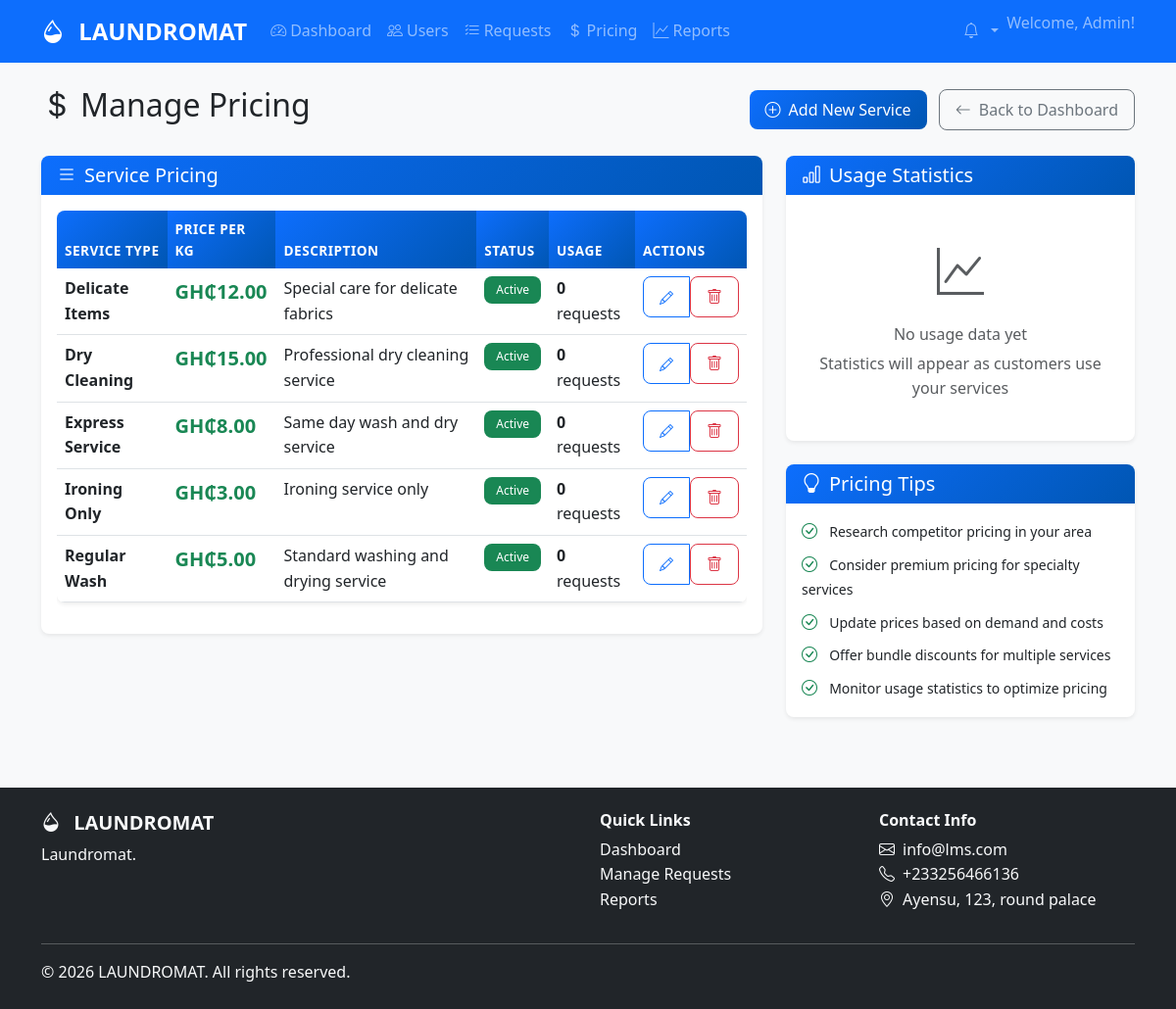
/archive/legacy-php-system/lms/admin/pricing.php (signed in), run on the app's committed database.
### tables this page shows
CREATE TABLE laundry_pricing (
    id INT AUTO_INCREMENT PRIMARY KEY,
    service_type VARCHAR(100) NOT NULL,
    price_per_kg DECIMAL(10,2) NOT NULL,
    description TEXT,
    status ENUM('active', 'inactive') DEFAULT 'active',
    created_at TIMESTAMP DEFAULT CURRENT_TIMESTAMP,
    updated_at TIMESTAMP DEFAULT CURRENT_TIMESTAMP ON UPDATE CURRENT_TIMESTAMP
);

CREATE TABLE system_settings (
    id INT AUTO_INCREMENT PRIMARY KEY,
    setting_key VARCHAR(100) UNIQUE NOT NULL,
    setting_value TEXT NOT NULL,
    description TEXT,
    updated_at TIMESTAMP DEFAULT CURRENT_TIMESTAMP ON UPDATE CURRENT_TIMESTAMP
);

### archive/legacy-php-system/lms/includes/functions.php (called while the page is built, shortened)
<?php
function is_logged_in() {
    return isset($_SESSION['user_id']) && !empty($_SESSION['user_id']);
}
function is_admin() {
    return isset($_SESSION['user_type']) && $_SESSION['user_type'] === 'admin';
}
function format_currency($amount) {
    return 'GH₵' . number_format($amount, 2);
}
function get_status_badge_class($status) {
    $classes = [
        'pending' => 'bg-warning',
        'accepted' => 'bg-info',
        'picked_up' => 'bg-primary',
        'in_process' => 'bg-secondary',
        'ready' => 'bg-success',
        'delivered' => 'bg-success',
        'cancelled' => 'bg-danger',
        'active' => 'bg-success',
        'inactive' => 'bg-secondary'
    ];
    return $classes[$status] ?? 'bg-secondary';
}
function get_setting($key, $default = '') {
    global $pdo;
    try {
        $stmt = $pdo->prepare("SELECT setting_value FROM system_settings WHERE setting_key = ?");
        $stmt->execute([$key]);
        $result = $stmt->fetch();
        return $result ? $result['setting_value'] : $default;
    } catch (PDOException $e) {
        error_log("Setting retrieval error: " . $e->getMessage());
        return $default;
    }
}
?>

### archive/legacy-php-system/lms/admin/pricing.php (the view, shortened to what this page needs)
<?php
require_once '../config/config.php';
try {
    $stmt = $pdo->prepare("SELECT * FROM laundry_pricing ORDER BY service_type ASC");
    $stmt->execute();
    $pricing_list = $stmt->fetchAll();
    $stmt = $pdo->prepare("
        SELECT lp.service_type, COUNT(lr.id) as usage_count, SUM(lr.total_amount) as total_revenue
        FROM laundry_pricing lp
        LEFT JOIN laundry_requests lr ON lp.service_type = lr.laundry_type
        GROUP BY lp.service_type
        ORDER BY usage_count DESC
    ");
    $stmt->execute();
    $usage_stats = $stmt->fetchAll();
} catch (PDOException $e) {
    error_log("Pricing fetch error: " . $e->getMessage());
    $pricing_list = [];
    $usage_stats = [];
}
include '../includes/header.php';
?>
<div class="d-flex justify-content-between align-items-center mb-4">
    <h2>
        <i class="bi bi-currency-dollar me-2"></i>Manage Pricing
    </h2>
    <div>
        <button type="button" class="btn btn-primary me-2" data-bs-toggle="modal" data-bs-target="#pricingModal">
            <i class="bi bi-plus-circle me-2"></i>Add New Service
        </button>
        <a href="dashboard.php" class="btn btn-outline-secondary">
            <i class="bi bi-arrow-left me-2"></i>Back to Dashboard
        </a>
    </div>
</div>
<div class="row g-4">
    <div class="col-lg-8">
        <div class="card">
            <div class="card-header">
                <h5 class="mb-0">
                    <i class="bi bi-list me-2"></i>Service Pricing
                </h5>
            </div>
            <div class="card-body">
                <?php if (empty($pricing_list)): ?>
                    <div class="text-center py-5">
                        <i class="bi bi-currency-dollar text-muted" style="font-size: 4rem;"></i>
                        <h4 class="text-muted mt-3">No pricing configured</h4>
                        <p class="text-muted">Add your first service pricing to get started</p>
                        <button type="button" class="btn btn-primary" data-bs-toggle="modal" data-bs-target="#pricingModal">
                            <i class="bi bi-plus-circle me-2"></i>Add Service Pricing
                        </button>
                    </div>
                <?php else: ?>
                    <div class="table-responsive">
                        <table class="table table-hover">
                            <thead>
                                <tr>
                                    <th>Service Type</th>
                                    <th>Price per KG</th>
                                    <th>Description</th>
                                    <th>Status</th>
                                    <th>Usage</th>
                                    <th>Actions</th>
                                </tr>
                            </thead>
                            <tbody>
                                <?php foreach ($pricing_list as $pricing): ?>
                                    <?php
                                    $usage = array_filter($usage_stats, function($stat) use ($pricing) {
                                        return $stat['service_type'] === $pricing['service_type'];
                                    });
                                    $usage = reset($usage);
                                    $usage_count = $usage ? $usage['usage_count'] : 0;
                                    ?>
                                    <tr>
                                        <td>
                                            <strong><?php echo htmlspecialchars($pricing['service_type']); ?></strong>
                                        </td>
                                        <td>
                                            <span class="fs-5 fw-bold text-success">
                                                <?php echo format_currency($pricing['price_per_kg']); ?>
                                            </span>
                                        </td>
                                        <td>
                                            <?php echo htmlspecialchars($pricing['description'] ?: 'No description'); ?>
                                        </td>
                                        <td>
                                            <span class="badge <?php echo get_status_badge_class($pricing['status']); ?>">
                                                <?php echo ucfirst($pricing['status']); ?>
                                            </span>
                                        </td>
                                        <td>
                                            <div>
                                                <strong><?php echo $usage_count; ?></strong> requests
                                            </div>
                                        </td>
                                        <td>
                                            <div class="btn-group btn-group-sm">
                                                <button type="button" class="btn btn-outline-primary"
                                                        data-bs-toggle="modal"
                                                        data-bs-target="#pricingModal"
                                                        data-pricing-id="<?php echo $pricing['id']; ?>"
                                                        data-service-type="<?php echo htmlspecialchars($pricing['service_type']); ?>"
                                                        data-price="<?php echo $pricing['price_per_kg']; ?>"
                                                        data-description="<?php echo htmlspecialchars($pricing['description']); ?>"
                                                        data-status="<?php echo $pricing['status']; ?>"
                                                        title="Edit">
                                                    <i class="bi bi-pencil"></i>
                                                </button>
                                                <?php if ($usage_count == 0): ?>
                                                    <form method="POST" class="d-inline">
                                                        <button type="submit" class="btn btn-outline-danger"
                                                                onclick="return confirm('Are you sure you want to delete this pricing?')"
                                                                title="Delete">
                                                            <i class="bi bi-trash"></i>
                                                        </button>
                                                    </form>
                                                <?php endif; ?>
                                            </div>
                                        </td>
                                    </tr>
                                <?php endforeach; ?>
                            </tbody>
                        </table>
                    </div>
                <?php endif; ?>
            </div>
        </div>
    </div>
    <div class="col-lg-4">
        <div class="card">
            <div class="card-header">
                <h5 class="mb-0">
                    <i class="bi bi-bar-chart me-2"></i>Usage Statistics
                </h5>
            </div>
            <div class="card-body">
                <?php if (empty($usage_stats) || array_sum(array_column($usage_stats, 'usage_count')) == 0): ?>
                    <div class="text-center py-4">
                        <i class="bi bi-graph-up text-muted" style="font-size: 3rem;"></i>
                        <h6 class="text-muted mt-3">No usage data yet</h6>
                        <p class="text-muted mb-0">Statistics will appear as customers use your services</p>
                    </div>
                <?php endif; ?>
            </div>
        </div>
        <div class="card mt-4">
            <div class="card-header">
                <h5 class="mb-0">
                    <i class="bi bi-lightbulb me-2"></i>Pricing Tips
                </h5>
            </div>
            <div class="card-body">
                <ul class="list-unstyled mb-0">
                    <li class="mb-2">
                        <i class="bi bi-check-circle text-success me-2"></i>
                        <small>Research competitor pricing in your area</small>
                    </li>
                    <li class="mb-2">
                        <i class="bi bi-check-circle text-success me-2"></i>
                        <small>Consider premium pricing for specialty services</small>
                    </li>
                    <li class="mb-2">
                        <i class="bi bi-check-circle text-success me-2"></i>
                        <small>Update prices based on demand and costs</small>
                    </li>
                    <li class="mb-2">
                        <i class="bi bi-check-circle text-success me-2"></i>
                        <small>Offer bundle discounts for multiple services</small>
                    </li>
                    <li>
                        <i class="bi bi-check-circle text-success me-2"></i>
                        <small>Monitor usage statistics to optimize pricing</small>
                    </li>
                </ul>
            </div>
        </div>
    </div>
</div>
<?php include '../includes/footer.php'; ?>

### archive/legacy-php-system/lms/includes/footer.php (shortened to what this page needs)
        </div>
    </main>
    <footer class="bg-dark text-light py-4 mt-5">
        <div class="container">
            <div class="row">
                <div class="col-md-6">
                    <h5 class="fw-bold">
                        <i class="bi bi-droplet-half me-2"></i>
                        <?php echo APP_NAME; ?>
                    </h5>
                    <p class="mb-0">Laundromat.</p>
                </div>
                <div class="col-md-3">
                    <h6 class="fw-bold">Quick Links</h6>
                    <ul class="list-unstyled">
                        <?php if (is_logged_in()): ?>
                            <?php if (is_admin()): ?>
                                <li><a href="<?php echo APP_URL; ?>/admin/dashboard.php" class="text-light text-decoration-none">Dashboard</a></li>
                                <li><a href="<?php echo APP_URL; ?>/admin/requests.php" class="text-light text-decoration-none">Manage Requests</a></li>
                                <li><a href="<?php echo APP_URL; ?>/admin/reports.php" class="text-light text-decoration-none">Reports</a></li>
                            <?php endif; ?>
                        <?php else: ?>
                            <li><a href="<?php echo APP_URL; ?>/login.php" class="text-light text-decoration-none">Login</a></li>
                            <li><a href="<?php echo APP_URL; ?>/register.php" class="text-light text-decoration-none">Register</a></li>
                        <?php endif; ?>
                    </ul>
                </div>
                <div class="col-md-3">
                    <h6 class="fw-bold">Contact Info</h6>
                    <ul class="list-unstyled">
                        <li><i class="bi bi-envelope me-2"></i><?php echo get_setting('site_email', 'info@laundromat.com'); ?></li>
                        <li><i class="bi bi-telephone me-2"></i>+233256466136</li>
                        <li><i class="bi bi-geo-alt me-2"></i>Ayensu, 123, round palace</li>
                    </ul>
                </div>
            </div>
            <hr class="my-3">
            <div class="row align-items-center">
                <div class="col-md-6">
                    <p class="mb-0">&copy; <?php echo date('Y'); ?> <?php echo APP_NAME; ?>. All rights reserved.</p>
                </div>
            </div>
        </div>
    </footer>
</body>
</html>

### data on the page
laundry_pricing: service_type "Delicate Items", price_per_kg "GH₵12.00", description "Special care for delicate fabrics", status "Active", usage_count "0"
laundry_pricing: service_type "Dry Cleaning", price_per_kg "GH₵15.00", description "Professional dry cleaning service", status "Active", usage_count "0"
laundry_pricing: service_type "Express Service", price_per_kg "GH₵8.00", description "Same day wash and dry service", status "Active", usage_count "0"
laundry_pricing: service_type "Ironing Only", price_per_kg "GH₵3.00", description "Ironing service only", status "Active", usage_count "0"
laundry_pricing: service_type "Regular Wash", price_per_kg "GH₵5.00", description "Standard washing and drying service", status "Active", usage_count "0"
system_settings: setting_value "info@lms.com"

### other printed values
APP_NAME "LAUNDROMAT"
$_SESSION['first_name'] "Admin"
